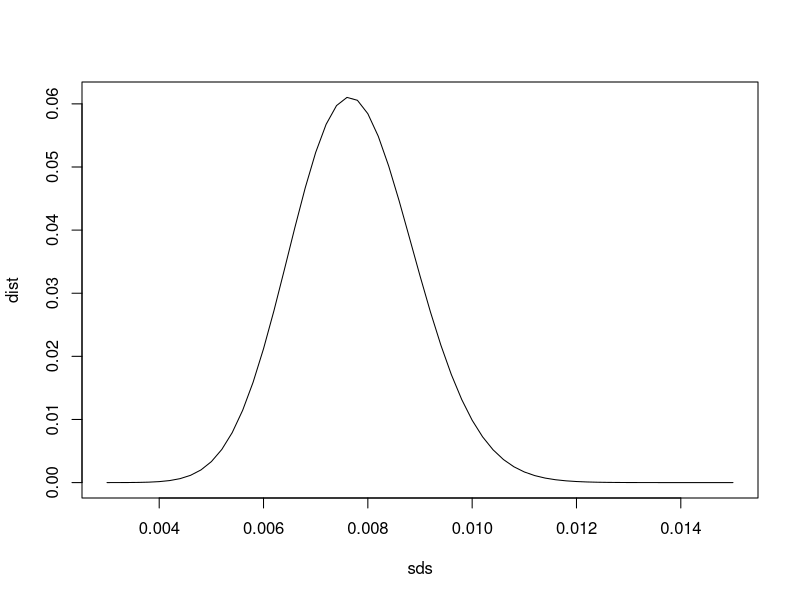
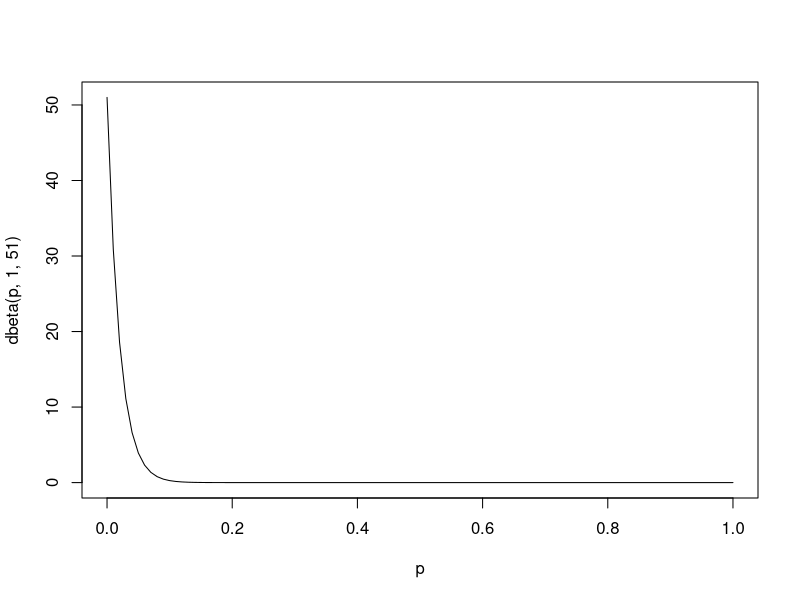
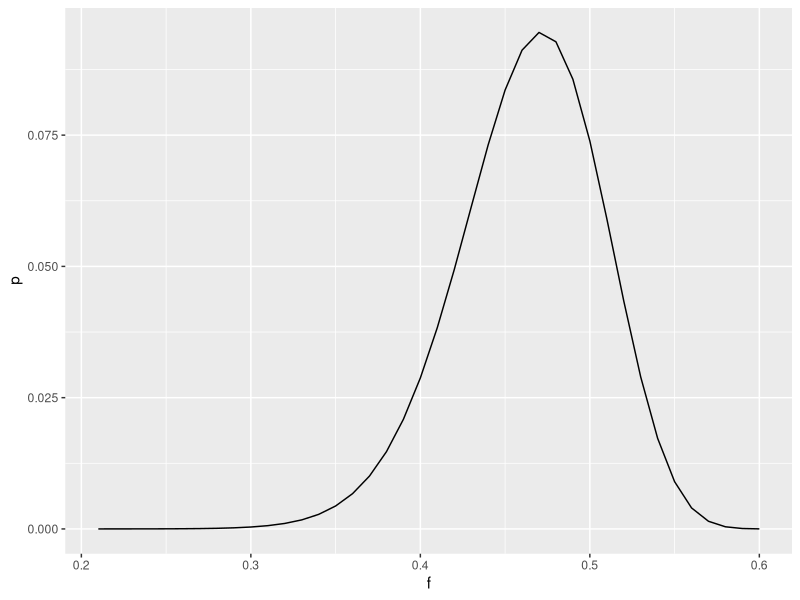

Write R code to recreate these figures, in order.
## ---- chunk 1
library(tidyverse)
## ---- chunk 2
sqrt((.5^2 + .4*.6)/500)

## ---- chunk 3
se <- sqrt((.7*.3 + .4*.6)/20)
1-pnorm(0, mean = 0.1, sd = se)
## ---- chunk 4
p1 <- 0.3
p2 <- 0.4

trials <- 100000
shooter1 <- rbinom(trials,20,p1)
shooter2 <- rbinom(trials,20,p2)
mean(shooter2 > shooter1)
 
## ---- chunk 5
n <-4*(0.3*0.7+0.4*0.6)/(.1^2)

## ---- chunk 6
p1 <- 0.3
p2 <- 0.4
n <- 180

trials <- 100000
shooter1 <- rbinom(trials,n,p1)
shooter2 <- rbinom(trials,n,p2)
mean(shooter2 > shooter1)
 
## ---- chunk 7
girls <- as.numeric(readr::read_lines('girls.dat', skip=1))
sample_sd<-sd(girls)
sample_sd
## ---- chunk 8
p_est <- mean(girls)
n_births <- 3900
expected_sd <- sqrt(p_est*(1-p_est)/n_births)
expected_sd 
## ---- chunk 9
ratio <- sample_sd^2*23/expected_sd^2
ratio
## ---- chunk 10
sds <- seq(.003,.015, .0002)
ratios <- sds^2*23/expected_sd^2
dist<- dchisq(ratios,23)
plot(sds,dist, type='l')
## ---- chunk 11
pchisq(ratio,23)
## ---- chunk 12
p_hat <- 2/(50+4)
p_hat
se <- sqrt(p_hat*(1-p_hat)/54)
c(p_hat-2*se,p_hat+2*se)
## ---- chunk 13
p_hat <- 1/(50+2)
p_hat
se <- sqrt(p_hat*(1-p_hat)/54)
c(p_hat-2*se,p_hat+2*se)
## ---- chunk 14
p <- 0:100/100
print(paste0("mean:",1/52))
plot(p,dbeta(p,1,51), type='l')
## ---- chunk 15
qbeta(c(.025,.975), 1,51)
## ---- chunk 16
qbeta(c(.025,.975), 2,52)
## ---- chunk 17
se = sqrt(1/4*3/4/((1-.467)*100))
qnorm(c(.025,.975),.467,sd = se)
## ---- chunk 18
60-qbinom(c(.975,.025),100*(1-.467),.25) 
## ---- chunk 19
qbinom(c(0.025,.975),500,.25)
qnorm(c(0.025,0.975),500*.25,sqrt(.25*.75*500))
## ---- chunk 20


possibles <- tibble(f = 0:60/100,
                      p = dbinom(x= 60-f*100,size=(1-f)*100,p=1/4)) |>
                 mutate(p = p/sum(p))

ggplot(possibles |> filter(f>.2), aes(x=f,y=p)) + geom_line()
 
## ---- chunk 21
possibles |> summarize(sum(f*p))
## ---- chunk 22
possibles <- possibles |> mutate( cdf = cumsum(p))
approx(possibles$cdf, possibles$f, c(0.025,0.5,.975))$y
